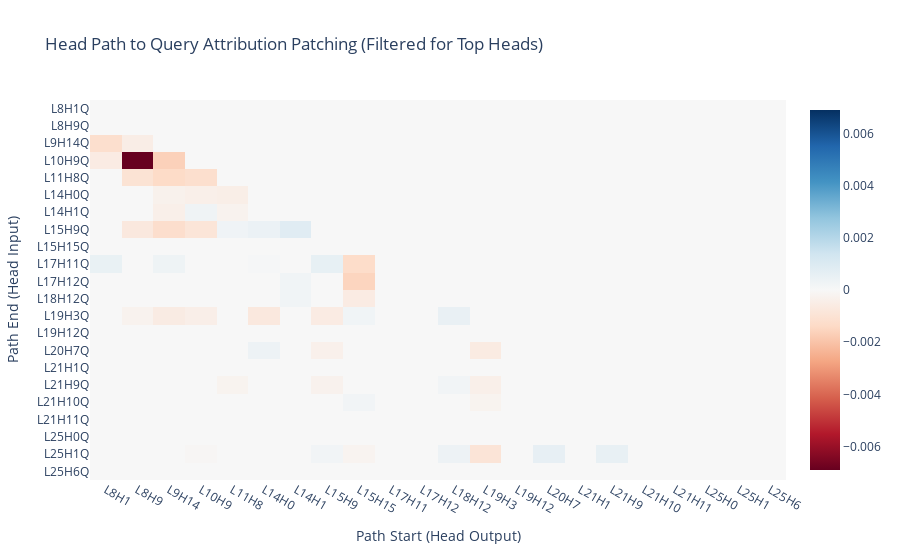
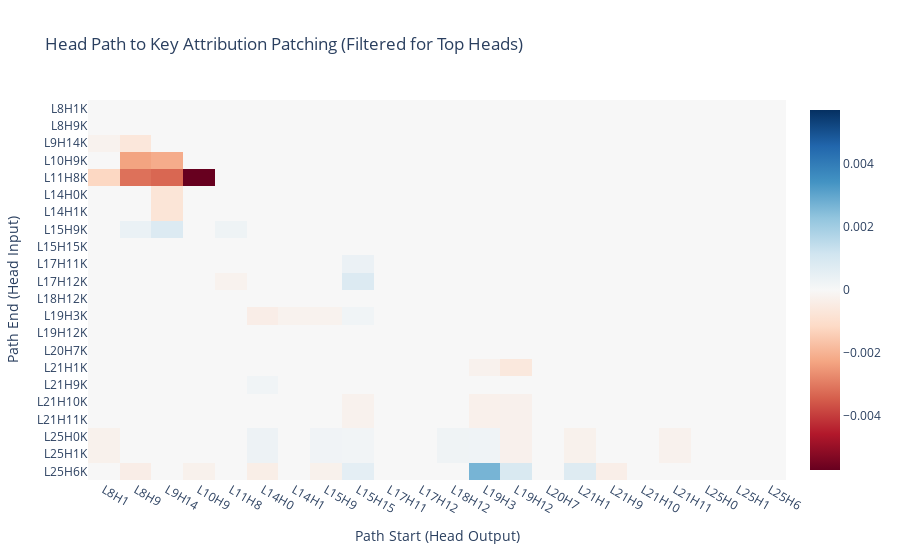
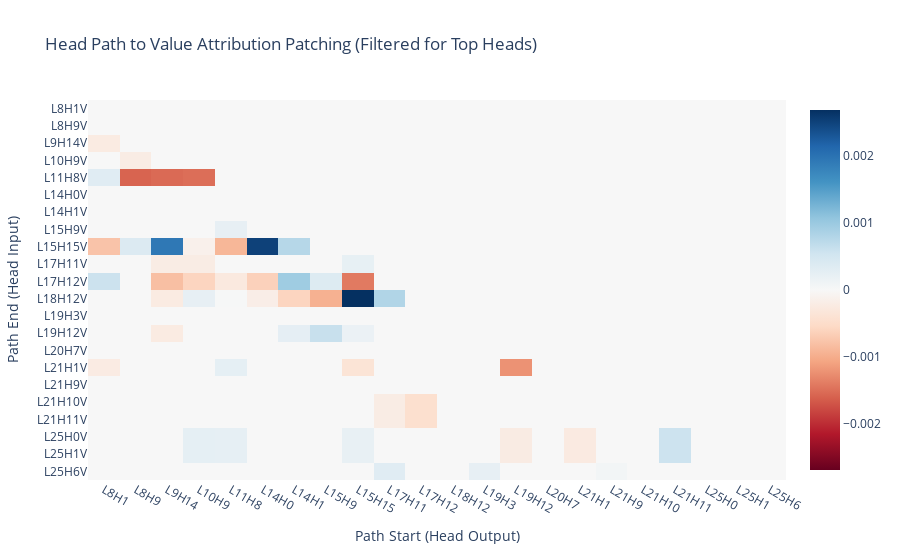

The notebook cell saved with these charts, in order:
### Code cell
plot_qkv_head_path_attrs(head_path_attrs_first_half)

### Figure 1 — Plotly figure (JSON) as saved in the notebook; plotly's stock layout.template omitted (floating-point values rounded to 4 significant figures; data arrays with more than 128 entries replaced by an {"elided": "..."} marker saying what was removed)
{"data": [{"coloraxis": "coloraxis", "hovertemplate": "x: %{x}<br>y: %{y}<br>color: %{z}<extra></extra>", "name": "0", "type": "heatmap", "x": ["L8H1", "L8H9", "L9H14", "L10H9", "L11H8", "L14H0", "L14H1", "L15H9", "L15H15", "L17H11", "L17H12", "L18H12", "L19H3", "L19H12", "L20H7", "L21H1", "L21H9", "L21H10", "L21H11", "L25H0", "L25H1", "L25H6"], "xaxis": "x", "y": ["L8H1Q", "L8H9Q", "L9H14Q", "L10H9Q", "L11H8Q", "L14H0Q", "L14H1Q", "L15H9Q", "L15H15Q", "L17H11Q", "L17H12Q", "L18H12Q", "L19H3Q", "L19H12Q", "L20H7Q", "L21H1Q", "L21H9Q", "L21H10Q", "L21H11Q", "L25H0Q", "L25H1Q", "L25H6Q"], "yaxis": "y", "z": {"elided": "22x22 float values"}}], "layout": {"coloraxis": {"cmid": 0, "colorscale": [[0, "rgb(103,0,31)"], [0.1, "rgb(178,24,43)"], [0.2, "rgb(214,96,77)"], [0.3, "rgb(244,165,130)"], [0.4, "rgb(253,219,199)"], [0.5, "rgb(247,247,247)"], [0.6, "rgb(209,229,240)"], [0.7, "rgb(146,197,222)"], [0.8, "rgb(67,147,195)"], [0.9, "rgb(33,102,172)"], [1, "rgb(5,48,97)"]]}, "title": {"text": "Head Path to Query Attribution Patching (Filtered for Top Heads)"}, "xaxis": {"anchor": "y", "domain": [0, 1], "title": {"text": "Path Start (Head Output)"}}, "yaxis": {"anchor": "x", "autorange": "reversed", "domain": [0, 1], "title": {"text": "Path End (Head Input)"}}}}

### Figure 2 — Plotly figure (JSON) as saved in the notebook; plotly's stock layout.template omitted (floating-point values rounded to 4 significant figures; data arrays with more than 128 entries replaced by an {"elided": "..."} marker saying what was removed)
{"data": [{"coloraxis": "coloraxis", "hovertemplate": "x: %{x}<br>y: %{y}<br>color: %{z}<extra></extra>", "name": "0", "type": "heatmap", "x": ["L8H1", "L8H9", "L9H14", "L10H9", "L11H8", "L14H0", "L14H1", "L15H9", "L15H15", "L17H11", "L17H12", "L18H12", "L19H3", "L19H12", "L20H7", "L21H1", "L21H9", "L21H10", "L21H11", "L25H0", "L25H1", "L25H6"], "xaxis": "x", "y": ["L8H1K", "L8H9K", "L9H14K", "L10H9K", "L11H8K", "L14H0K", "L14H1K", "L15H9K", "L15H15K", "L17H11K", "L17H12K", "L18H12K", "L19H3K", "L19H12K", "L20H7K", "L21H1K", "L21H9K", "L21H10K", "L21H11K", "L25H0K", "L25H1K", "L25H6K"], "yaxis": "y", "z": {"elided": "22x22 float values"}}], "layout": {"coloraxis": {"cmid": 0, "colorscale": [[0, "rgb(103,0,31)"], [0.1, "rgb(178,24,43)"], [0.2, "rgb(214,96,77)"], [0.3, "rgb(244,165,130)"], [0.4, "rgb(253,219,199)"], [0.5, "rgb(247,247,247)"], [0.6, "rgb(209,229,240)"], [0.7, "rgb(146,197,222)"], [0.8, "rgb(67,147,195)"], [0.9, "rgb(33,102,172)"], [1, "rgb(5,48,97)"]]}, "title": {"text": "Head Path to Key Attribution Patching (Filtered for Top Heads)"}, "xaxis": {"anchor": "y", "domain": [0, 1], "title": {"text": "Path Start (Head Output)"}}, "yaxis": {"anchor": "x", "autorange": "reversed", "domain": [0, 1], "title": {"text": "Path End (Head Input)"}}}}

### Figure 3 — Plotly figure (JSON) as saved in the notebook; plotly's stock layout.template omitted (floating-point values rounded to 4 significant figures; data arrays with more than 128 entries replaced by an {"elided": "..."} marker saying what was removed)
{"data": [{"coloraxis": "coloraxis", "hovertemplate": "x: %{x}<br>y: %{y}<br>color: %{z}<extra></extra>", "name": "0", "type": "heatmap", "x": ["L8H1", "L8H9", "L9H14", "L10H9", "L11H8", "L14H0", "L14H1", "L15H9", "L15H15", "L17H11", "L17H12", "L18H12", "L19H3", "L19H12", "L20H7", "L21H1", "L21H9", "L21H10", "L21H11", "L25H0", "L25H1", "L25H6"], "xaxis": "x", "y": ["L8H1V", "L8H9V", "L9H14V", "L10H9V", "L11H8V", "L14H0V", "L14H1V", "L15H9V", "L15H15V", "L17H11V", "L17H12V", "L18H12V", "L19H3V", "L19H12V", "L20H7V", "L21H1V", "L21H9V", "L21H10V", "L21H11V", "L25H0V", "L25H1V", "L25H6V"], "yaxis": "y", "z": {"elided": "22x22 float values"}}], "layout": {"coloraxis": {"cmid": 0, "colorscale": [[0, "rgb(103,0,31)"], [0.1, "rgb(178,24,43)"], [0.2, "rgb(214,96,77)"], [0.3, "rgb(244,165,130)"], [0.4, "rgb(253,219,199)"], [0.5, "rgb(247,247,247)"], [0.6, "rgb(209,229,240)"], [0.7, "rgb(146,197,222)"], [0.8, "rgb(67,147,195)"], [0.9, "rgb(33,102,172)"], [1, "rgb(5,48,97)"]]}, "title": {"text": "Head Path to Value Attribution Patching (Filtered for Top Heads)"}, "xaxis": {"anchor": "y", "domain": [0, 1], "title": {"text": "Path Start (Head Output)"}}, "yaxis": {"anchor": "x", "autorange": "reversed", "domain": [0, 1], "title": {"text": "Path End (Head Input)"}}}}
